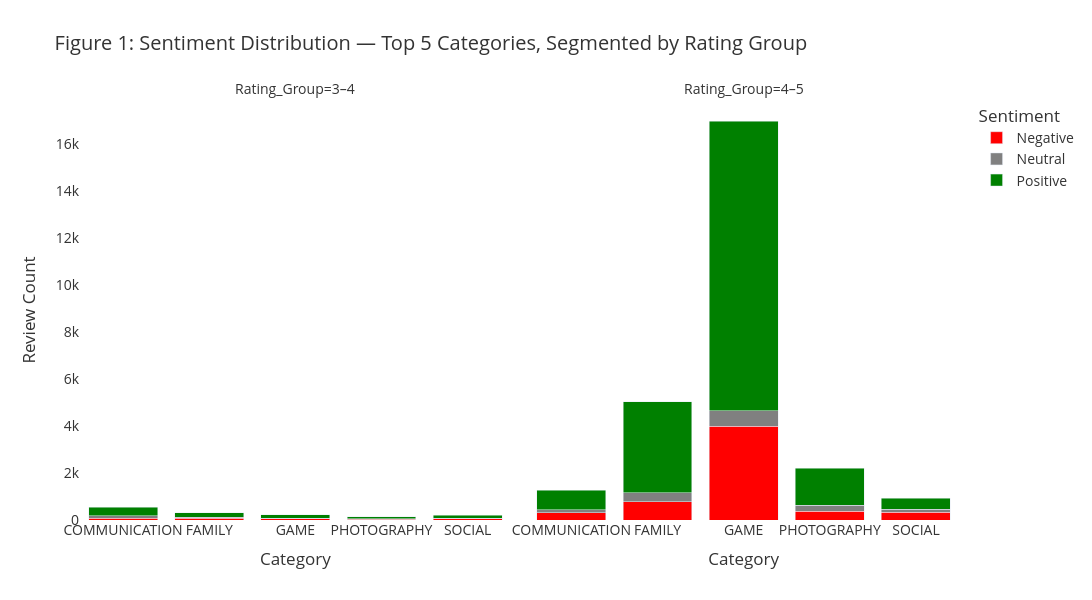

Write notebook code for a chart like this one.
### Code cell
#Task 1 

import plotly.express as px

def rating_group(rating):
    if rating <= 2:
        return '1–2'
    elif rating <= 4:
        return '3–4'
    else:
        return '4–5'

merged_df['Rating_Group'] = merged_df['Rating'].apply(rating_group)

merged_df['Sentiment'] = merged_df['Sentiment_Score'].apply(
    lambda x: 'Positive' if x > 0.05 else ('Negative' if x < -0.05 else 'Neutral')
)

merged_df['Reviews'] = pd.to_numeric(merged_df['Reviews'], errors='coerce')

filtered = merged_df[merged_df['Reviews'] > 1000]


top5 = (
    filtered.groupby('Category')['Reviews']
    .sum()
    .sort_values(ascending=False)
    .head(5)
    .index.tolist()
)

filtered_top5 = filtered[filtered['Category'].isin(top5)]

grouped = (
    filtered_top5.groupby(['Category', 'Rating_Group', 'Sentiment'])
    .size()
    .reset_index(name='Count')
)

pivot = grouped.pivot_table(
    index=['Category', 'Rating_Group'],
    columns='Sentiment',
    values='Count',
    fill_value=0
).reset_index()

fig1 = px.bar(
    grouped,
    x='Category',
    y='Count',
    color='Sentiment',
    barmode='stack',
    facet_col='Rating_Group',
    title="Figure 1: Sentiment Distribution — Top 5 Categories, Segmented by Rating Group",
    color_discrete_map={'Negative': 'red', 'Neutral': 'grey', 'Positive': 'green'}
)
fig1.update_layout(
    plot_bgcolor=plot_bg_color,
    paper_bgcolor=plot_bg_color,
    font=dict(color=text_color, size=axis_font['size']),
    title_font=title_font,
    width=plot_width + 300,
    height=plot_height + 100,
    xaxis=dict(title='Category'),
    yaxis=dict(title='Review Count')
)


fig1.show()

insight_task1 = """
This chart shows how user sentiments (positive, neutral, negative) are distributed
within different rating groups across the top 5 app categories. 
It helps understand whether higher-rated apps tend to receive more positive reviews 
compared to lower-rated ones.
"""

save_plot_as_html(fig1, "fig1_stacked_sentiment.html", insight_task1)

### Figure 1 — Plotly figure (JSON) as saved in the notebook; plotly's stock layout.template omitted (floating-point values rounded to 4 significant figures)
{"data": [{"hovertemplate": "Sentiment=Negative<br>Rating_Group=3–4<br>Category=%{x}<br>Count=%{y}<extra></extra>", "legendgroup": "Negative", "marker": {"color": "red", "pattern": {"shape": ""}}, "name": "Negative", "orientation": "v", "showlegend": true, "textposition": "auto", "type": "bar", "x": ["COMMUNICATION", "FAMILY", "GAME", "PHOTOGRAPHY", "SOCIAL"], "xaxis": "x", "y": [68, 78, 48, 35, 53], "yaxis": "y"}, {"hovertemplate": "Sentiment=Negative<br>Rating_Group=4–5<br>Category=%{x}<br>Count=%{y}<extra></extra>", "legendgroup": "Negative", "marker": {"color": "red", "pattern": {"shape": ""}}, "name": "Negative", "orientation": "v", "showlegend": false, "textposition": "auto", "type": "bar", "x": ["COMMUNICATION", "FAMILY", "GAME", "PHOTOGRAPHY", "SOCIAL"], "xaxis": "x2", "y": [301, 784, 3989, 366, 326], "yaxis": "y2"}, {"hovertemplate": "Sentiment=Neutral<br>Rating_Group=3–4<br>Category=%{x}<br>Count=%{y}<extra></extra>", "legendgroup": "Neutral", "marker": {"color": "grey", "pattern": {"shape": ""}}, "name": "Neutral", "orientation": "v", "showlegend": true, "textposition": "auto", "type": "bar", "x": ["COMMUNICATION", "FAMILY", "GAME", "PHOTOGRAPHY", "SOCIAL"], "xaxis": "x", "y": [110, 41, 18, 13, 30], "yaxis": "y"}, {"hovertemplate": "Sentiment=Neutral<br>Rating_Group=4–5<br>Category=%{x}<br>Count=%{y}<extra></extra>", "legendgroup": "Neutral", "marker": {"color": "grey", "pattern": {"shape": ""}}, "name": "Neutral", "orientation": "v", "showlegend": false, "textposition": "auto", "type": "bar", "x": ["COMMUNICATION", "FAMILY", "GAME", "PHOTOGRAPHY", "SOCIAL"], "xaxis": "x2", "y": [145, 376, 657, 259, 130], "yaxis": "y2"}, {"hovertemplate": "Sentiment=Positive<br>Rating_Group=3–4<br>Category=%{x}<br>Count=%{y}<extra></extra>", "legendgroup": "Positive", "marker": {"color": "green", "pattern": {"shape": ""}}, "name": "Positive", "orientation": "v", "showlegend": true, "textposition": "auto", "type": "bar", "x": ["COMMUNICATION", "FAMILY", "GAME", "PHOTOGRAPHY", "SOCIAL"], "xaxis": "x", "y": [358, 198, 150, 90, 128], "yaxis": "y"}, {"hovertemplate": "Sentiment=Positive<br>Rating_Group=4–5<br>Category=%{x}<br>Count=%{y}<extra></extra>", "legendgroup": "Positive", "marker": {"color": "green", "pattern": {"shape": ""}}, "name": "Positive", "orientation": "v", "showlegend": false, "textposition": "auto", "type": "bar", "x": ["COMMUNICATION", "FAMILY", "GAME", "PHOTOGRAPHY", "SOCIAL"], "xaxis": "x2", "y": [828, 3876, 12324, 1571, 468], "yaxis": "y2"}], "layout": {"annotations": [{"font": {}, "showarrow": false, "text": "Rating_Group=3–4", "x": 0.245, "xanchor": "center", "xref": "paper", "y": 1, "yanchor": "bottom", "yref": "paper"}, {"font": {}, "showarrow": false, "text": "Rating_Group=4–5", "x": 0.755, "xanchor": "center", "xref": "paper", "y": 1, "yanchor": "bottom", "yref": "paper"}], "barmode": "stack", "font": {"color": "#333333", "size": 14}, "height": 600, "legend": {"title": {"text": "Sentiment"}, "tracegroupgap": 0}, "paper_bgcolor": "#ffffff", "plot_bgcolor": "#ffffff", "title": {"font": {"color": "#333333", "size": 20}, "text": "Figure 1: Sentiment Distribution — Top 5 Categories, Segmented by Rating Group"}, "width": 1200, "xaxis": {"anchor": "y", "domain": [0, 0.49], "title": {"text": "Category"}}, "xaxis2": {"anchor": "y2", "domain": [0.51, 1], "matches": "x", "title": {"text": "Category"}}, "yaxis": {"anchor": "x", "domain": [0, 1], "title": {"text": "Review Count"}}, "yaxis2": {"anchor": "x2", "domain": [0, 1], "matches": "y", "showticklabels": false}}}
